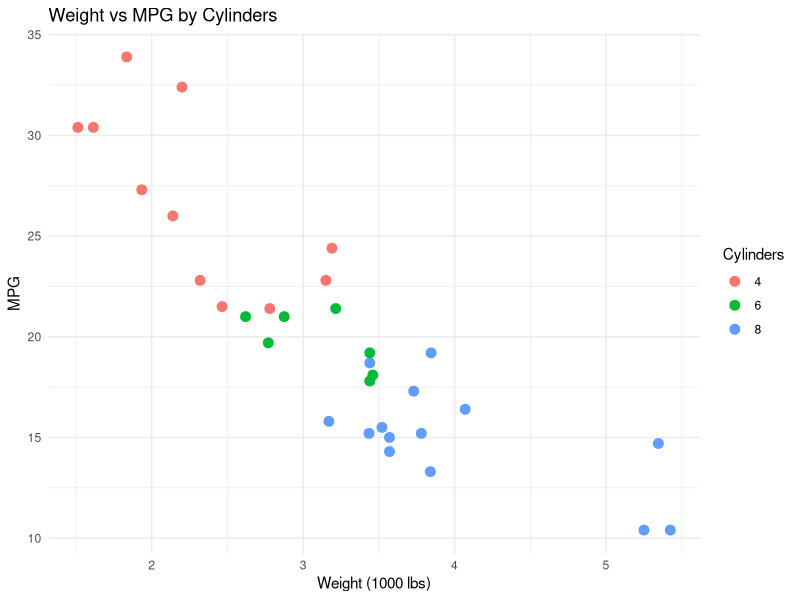

Source code (R):
## ---- chunk 1
data(mtcars)
cat("Dataset:", nrow(mtcars), "cars,", ncol(mtcars), "variables")
## ---- chunk 2
data(mtcars)
fit <- lm(mpg ~ wt + hp + cyl, data = mtcars)
round(summary(fit)$coefficients, 4)
## ---- chunk 3
library(ggplot2)
mtcars$cyl_f <- as.factor(mtcars$cyl)
ggplot(mtcars, aes(wt, mpg, color=cyl_f)) + 
  geom_point(size=3) + 
  labs(title="Weight vs MPG by Cylinders",
       x="Weight (1000 lbs)", y="MPG", color="Cylinders") +
  theme_minimal()
## ---- chunk 4
fit <- lm(mpg ~ wt + hp + cyl, data = mtcars)
examples <- data.frame(
  wt = c(2.5, 3.5, 5.0),
  hp = c(100, 150, 250),
  cyl = c(4, 6, 8)
)
preds <- round(predict(fit, examples), 1)
cat("Light / 4-cyl:", preds[1], "MPG\n")
cat("Mid   / 6-cyl:", preds[2], "MPG\n")
cat("Heavy / 8-cyl:", preds[3], "MPG\n")
